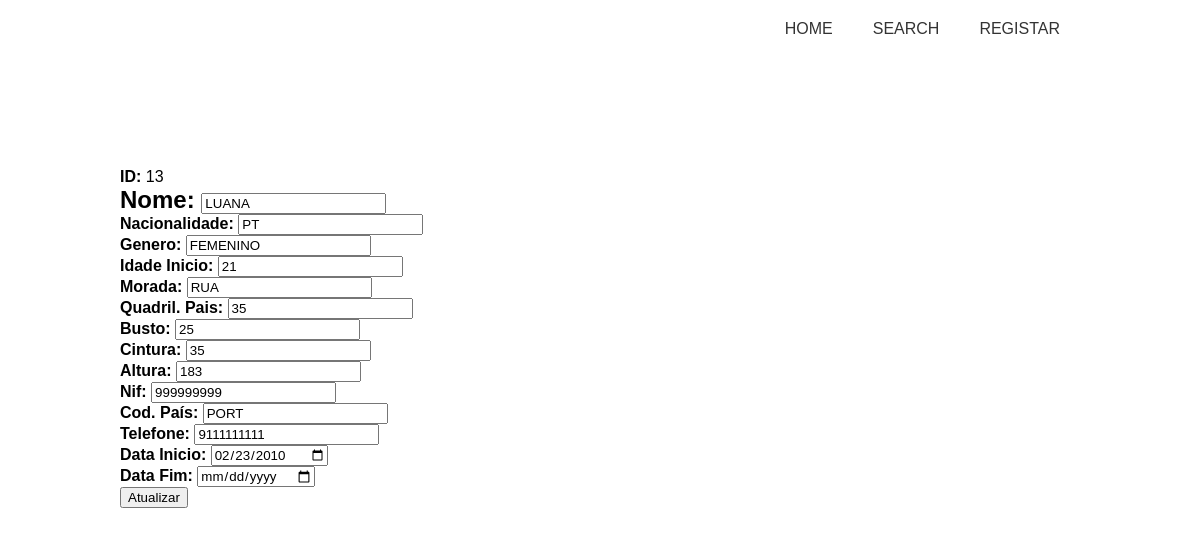
The page /search/modelo_update.php?id=13 on the database its author committed.
### tables this page shows
CREATE TABLE `modelo` (
  `idmodelo` int NOT NULL AUTO_INCREMENT,
  `nome` varchar(45) NOT NULL,
  `nacionalidade` varchar(45) NOT NULL,
  `genero` varchar(45) NOT NULL,
  `idade` int NOT NULL,
  `morada` varchar(45) NOT NULL,
  `quadril` float DEFAULT NULL,
  `busto` float DEFAULT NULL,
  `cintura` float DEFAULT NULL,
  `altura` float NOT NULL,
  `nif` varchar(45) NOT NULL,
  `codpais` varchar(45) NOT NULL,
  `telefone` varchar(45) NOT NULL,
  `datainicioagencia` date NOT NULL,
  `datafimagencia` varchar(45) DEFAULT NULL,
  PRIMARY KEY (`idmodelo`),
  UNIQUE KEY `idmodelo_UNIQUE` (`idmodelo`)
);

### database/MyConnect.php (called while the page is built, shortened)
<?php
class MyConnect
{
	private $conn;
	private $port;
	private static $instance = null;
	private function __construct($host = 'localhost', $user = 'root', $pass = 'Jfd2002%', $dbname = 'agencia',$port = '3306')
	{
		$this->host = $host;
		$this->user = $user;
		$this->pass = $pass;
		$this->dbname = $dbname;
			$this->conn = new PDO("mysql:host=".$this->host.";dbname=".$this->dbname, $this->user, $this->pass, $this->port);
			$this->conn->setAttribute(PDO::ATTR_ERRMODE, PDO::ERRMODE_EXCEPTION);
	}
	public static function getInstance($host = 'localhost', $user = 'root', $pass = 'Jfd2002%', $dbname = 'agencia' ,$port = '3306')
	{
		if (self::$instance == null) {
			self::$instance = new MyConnect($host, $user, $pass, $dbname,$port);
		}
		return self::$instance;
	}
	public function query(string $sql)
	{
		$stmt = $this->conn->prepare($sql);
		$stmt->execute();
		return $stmt;
	}
}

### database/WithDatabaseable.php (called while the page is built, shortened)
<?php
trait WithDatabaseable
{
    public static function get(int $id): Databaseable
    {
        $table = strtolower(get_class());
        $connection = MyConnect::getInstance();
        $sql = "select * from " . $table . " where id". $table." = " . $id . ";";
        $result = $connection->query($sql);
        $row = $result->fetch(PDO::FETCH_ASSOC);
        return new $class($row);
    }
}

### classes/Modelo.php (called while the page is built, shortened)
<?php
    class Modelo implements Databaseable
    {
        protected $idmodelo;
        protected $nome;
        protected $nacionalidade;
        protected $genero;
        protected $idade;
        protected $morada;
        protected $quadril;
        protected $busto;
        protected $cintura;
        protected $altura;
        protected $nif;
        protected $codpais;
        protected $telefone;
        protected $datainicioagencia;
        protected $datafimagencia;
        public function __construct(array $parameters)
        {
            $properties = array_keys(get_class_vars(get_class()));
        }
        public function getIdmodelo()
        {
                return $this->idmodelo;
        }
        public function getNome()
        {
                return $this->nome;
        }
        public function getNacionalidade()
        {
                return $this->nacionalidade;
        }
        public function getGenero()
        {
                return $this->genero;
        }
        public function getIdade()
        {
                return $this->idade;
        }
        public function getMorada()
        {
                return $this->morada;
        }
        public function getQuadril()
        {
                return $this->quadril;
        }
        public function getBusto()
        {
                return $this->busto;
        }
        public function getCintura()
        {
                return $this->cintura;
        }
        public function getAltura()
        {
                return $this->altura;
        }
        public function getNif()
        {
                return $this->nif;
        }
        public function getCodpais()
        {
                return $this->codpais;
        }
        public function getTelefone()
        {
                return $this->telefone;
        }
        public function getDatainicioagencia()
        {
                return $this->datainicioagencia;
        }
        public function getDatafimagencia()
        {
                return $this->datafimagencia;
        }
    }
?>

### search/modelo_update.php (the view, shortened to what this page needs)
<?php
require_once '../database/MyConnect.php';
require_once '../database/WithDatabaseable.php';
require_once '../classes/Agente.php';
require_once '../classes/Modelo.php';
$pesquisa = $_GET['id'];
$modelo = Modelo :: get($pesquisa);
?>
<!DOCTYPE html>
<html lang="en">
<head>
    <link rel="stylesheet" href="../css/master.css">
</head>
<body>
    <nav>
        <ul>
            <li><a href="../index.php">HOME</a></li>
            <li><a href="../search.php">SEARCH</a></li>
            <li><a href="../registar.php">REGISTAR</a></li>
        </ul>
    </nav>
    <div class="content">
        <div class="container">
            <div class="dados">
                <form action="modelo_update.php?id=<?php echo $pesquisa ?>" method="post">
                    <p><b>ID:</b> <?php echo $modelo->getIdModelo(); ?></p>
                    <h2> <b>Nome:</b> <input type="text" name="nome" value="<?php echo $modelo->getNome(); ?>"> </h2>
                    <p> <b>Nacionalidade:</b> <input type="text" name="nacionalidade" value="<?php echo $modelo->getNacionalidade(); ?>"> </p>
                    <p> <b>Genero:</b> <input type="text" name="genero" value="<?php echo $modelo->getGenero(); ?>"> </p>
                    <p> <b>Idade Inicio:</b>   <input type="text" name="idade" value="<?php echo $modelo->getIdade(); ?>"> </p>
                    <p> <b>Morada:</b>  <input type="text" name="morada" value="<?php echo $modelo->getMorada(); ?>"> </p>
                    <p> <b>Quadril. Pais:</b>  <input type="text" name="quadril" value="<?php echo $modelo->getQuadril(); ?>"> </p>
                    <p> <b>Busto:</b> <input type="text" name="busto" value="<?php echo $modelo->getBusto(); ?>"> </p>
                    <p> <b>Cintura:</b> <input type="text" name="cintura" value="<?php echo $modelo->getCintura(); ?>"> </p>
                    <p> <b>Altura:</b> <input type="text" name="altura" value="<?php echo $modelo->getAltura(); ?>"> </p>
                    <p> <b>Nif:</b> <input type="text" name="nif" value="<?php echo $modelo->getNif(); ?>"> </p>
                    <p> <b>Cod. País:</b> <input type="text" name="codpais" value="<?php echo $modelo->getCodPais(); ?>"> </p>
                    <p> <b>Telefone:</b> <input type="text" name="telefone" value="<?php echo $modelo->getTelefone(); ?>"> </p>
                    <p> <b>Data Inicio:</b> <input type="date" name="datainicioagencia" value="<?php echo $modelo->getDataInicioAgencia(); ?>"> </p>
                    <p> <b>Data Fim:</b> <input type="date" name="datafimagencia" value="<?php echo $modelo->getDataFimAgencia(); ?>"> </p>
                    <input type="submit" value="Atualizar">
                </form>
            </div>
    </div>
</body>
</html>

### css/master.css (style rules this page uses)
* { margin: 0px; max-width: 100%; box-sizing: border-box; font-family: "Arial"; }
nav { padding: 0 10%; }
nav ul { list-style-type: none; padding: 0; display: flex; justify-content: flex-end; align-items: center; }
nav ul li a { text-decoration: none; color: #333; padding: 20px; display: block; }
.content { padding: 0 10%; min-height: 70vh; display: flex; align-items: center; justify-content: center; }
.content .container { width: 100%; }

### rows shown on the page
modelo: idmodelo "13", nome "LUANA", nacionalidade "PT", genero "FEMENINO", idade "21", morada "RUA", quadril "35", busto "25", cintura "35", altura "183", nif "999999999", codpais "PORT", telefone "9111111111", datainicioagencia "02/23/2010"
